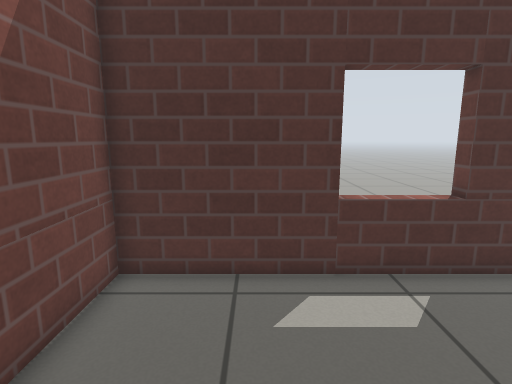
[1] (above)

18 first-person views from a walk through a world built for the Gazebo simulator. The camera is 0.88 m above the floor, tilts 10° down and sees 80° across. The floor is counted in squares, 0.25 m on a side. Each view is taken from the middle of a square. On the plan, view 1 faces up. The plan holds only what a view shows up to about 20 squares ahead; the rest is blank. Simple patterns stand in for the simulator's built-in surfaces.

[2]
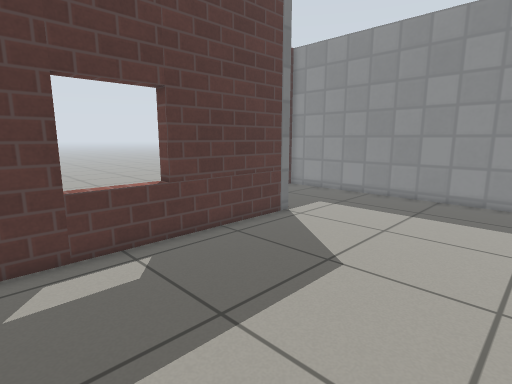

[3]
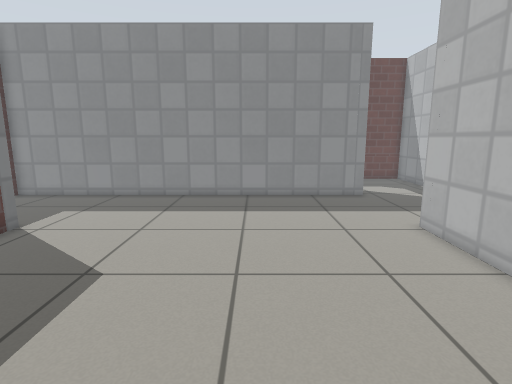

[4]
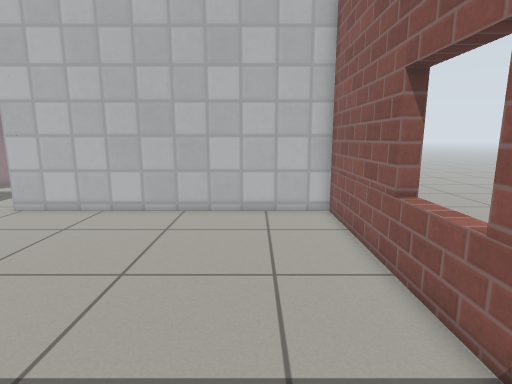

[5]
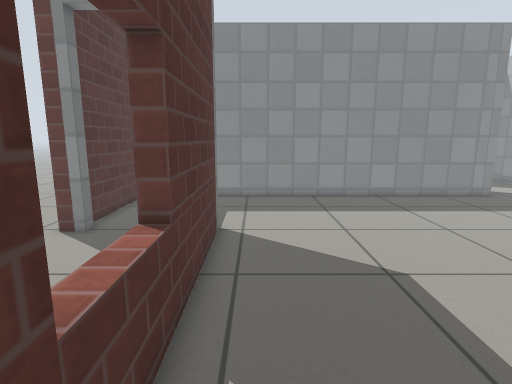

[6]
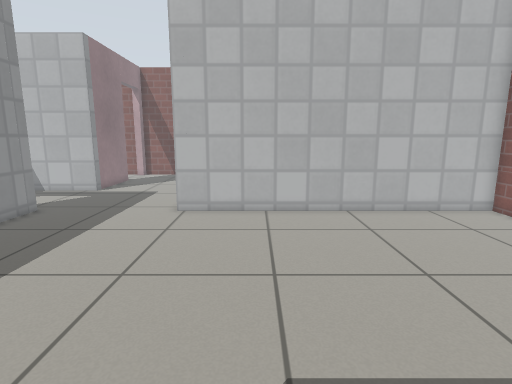

[7]
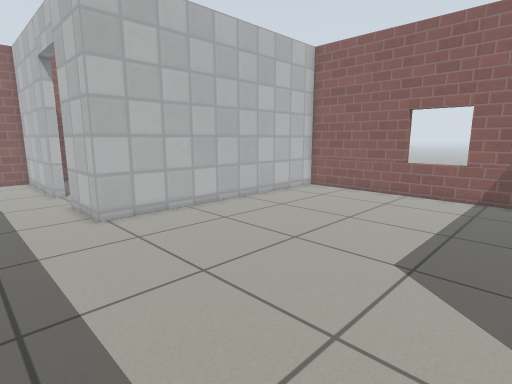

[8]
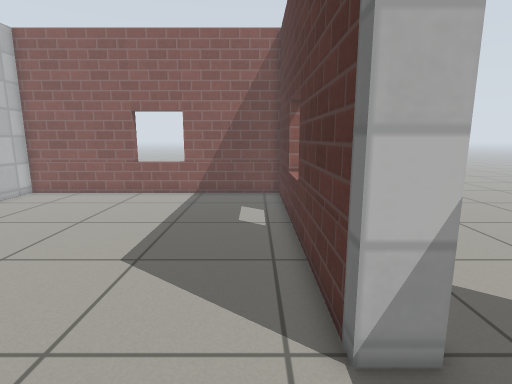

[9]
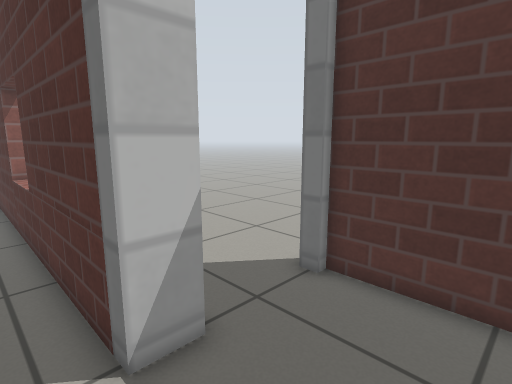

[10]
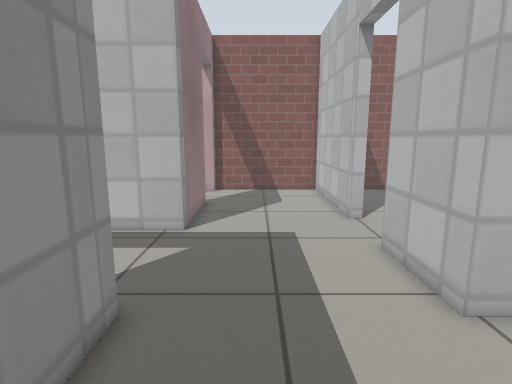

[11]
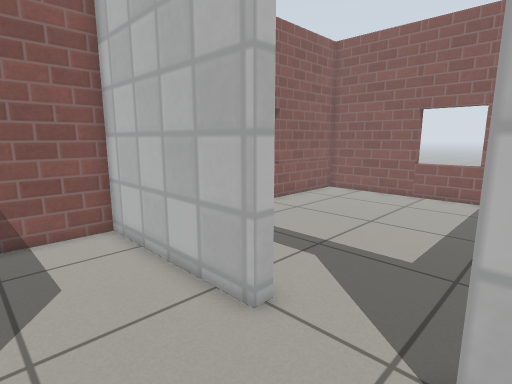

[12]
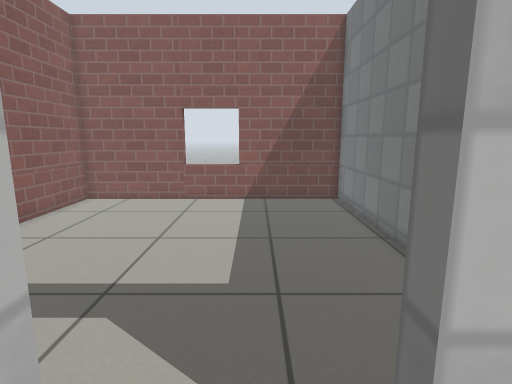

[13]
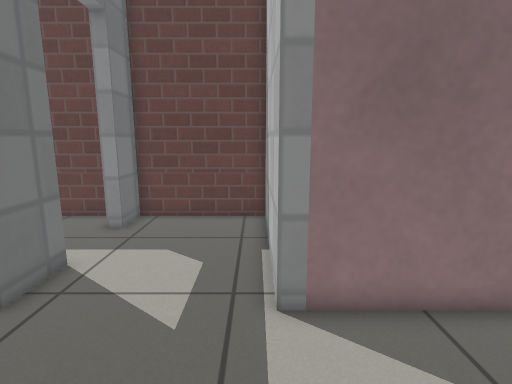

[14]
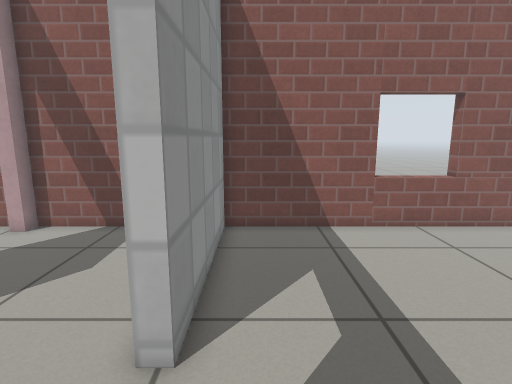

[15]
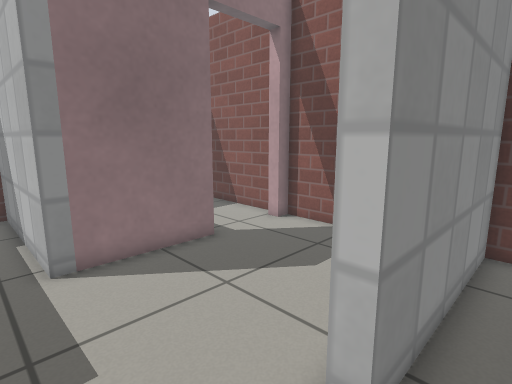

[16]
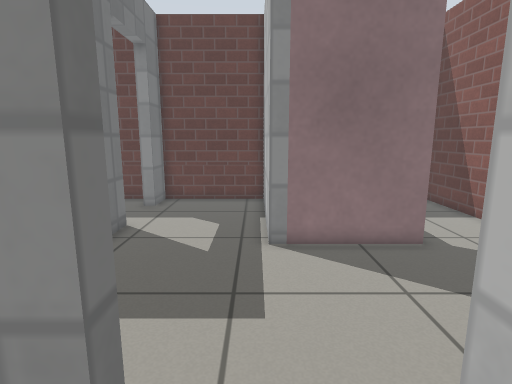

[17]
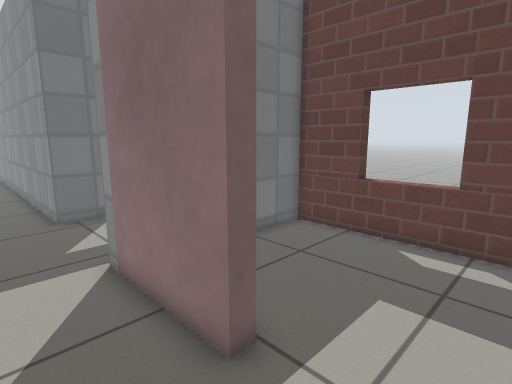

[18]
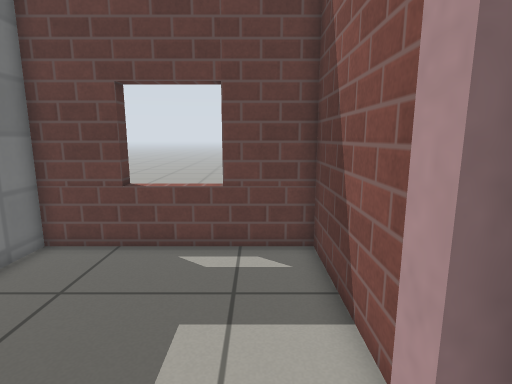

### Floor plan
Points are (right, up) in squares from view 1. A wall is a line through its corners. A room is listed if a view was taken in it or the views show most of it. See-through windows are left out.
Room 1 (views 1, 2, 3, 4, 5, 6, 7, 8, 9, 10)
walls: (11.9, 9) (11.9, 7.5) (-3.6, 7.5) (-3.6, -8.6) (11.9, -8.6) (11.9, -9.6); (18.8, -8.7) (18.8, 12.9) (11.9, 12.9)
ways out: opening at (15.5, -9) to room 2; open door at (11.5, 10.5)
Room 2 (views 11, 12, 13, 17, 18)
walls: (18.8, -19.6) (18.8, -14.4) (26.6, -14.4) (26.6, -8.7) (24.7, -8.7); (11.9, -16.2) (11.9, -23.9) (18.8, -23.9) (18.8, -23.2); (21.1, -8.7) (18.8, -8.7); (11.9, -9.6) (11.9, -12.6)
ways out: opening at (15.5, -9) to room 1; open door at (11.5, -14.5) to room 3; open door at (19, -21.5) to room 4; open door at (22.7, -8.4)
Room 3 (views 14, 15, 16)
walls: (4.7, -9.2) (-3.6, -9.2) (-3.6, -23.9) (11.3, -23.9) (11.3, -16.2); (11.3, -12.6) (11.3, -11.8)
ways out: open door at (11.5, -14.5) to room 2
Room 4 (no view inside)
walls: (19.9, -23.9) (26.6, -23.9) (26.6, -15) (24, -15)
ways out: open door at (19, -21.5) to room 2

Positions as (right, up) in squares from view 1, and headings:
1: (0, 0), facing up
2: (0, -2), facing up-right
3: (0, -2), facing right
4: (0, 6), facing down
5: (0, 6), facing right
6: (8, 6), facing down
7: (16, 5), facing down-left
8: (16, 6), facing left
9: (16, 6), facing up-left
10: (16, -3), facing down
11: (16, -12), facing down-left
12: (14, -14), facing left
13: (13, -14), facing right
14: (10, -12), facing down
15: (10, -13), facing down-right
16: (9, -14), facing right
17: (16, -23), facing up-right
18: (17, -22), facing right
